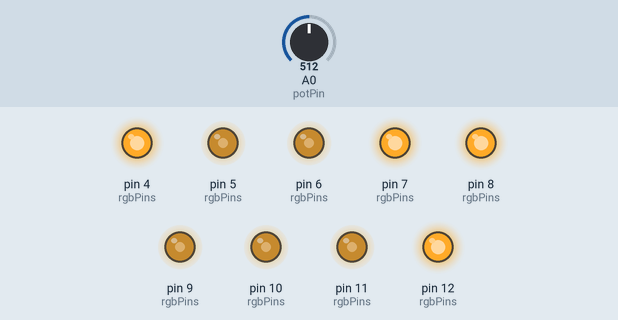
Simulated run of this sketch. Board: Arduino Uno, built with avr-gcc and run on an emulated ATmega328P. On the bench: output pins drawn as LEDs (lit = HIGH). The test bench sets the inputs (shaded band); at power-on: A0 (potPin) = 512. Random numbers use the default seed unless the sketch sets one.

Above: at 1.2 s.
1.3 s: A0 (potPin) set to 716
At 1.6 s:
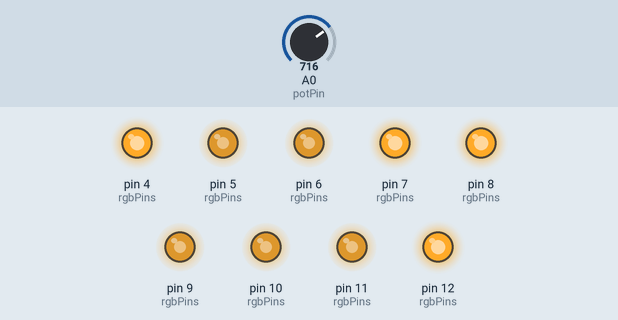
2.8 s: A0 (potPin) set to 900
At 3.5 s:
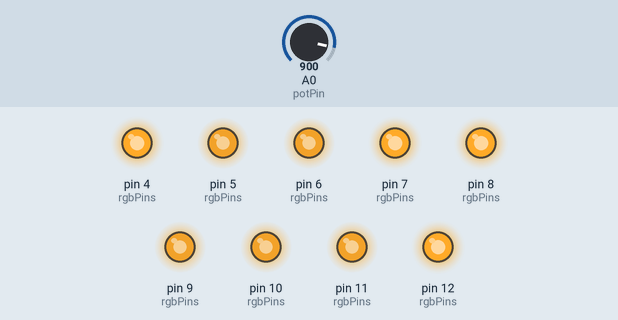
4.3 s: A0 (potPin) set to 1023
At 4.8 s:
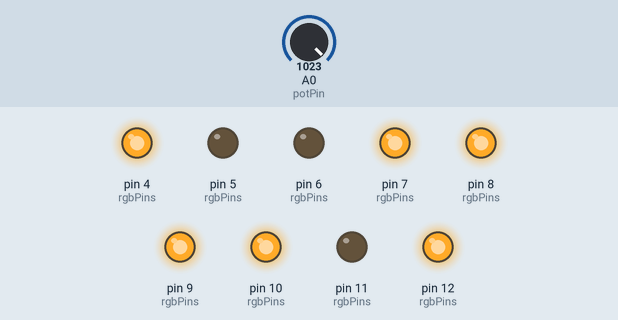
5.8 s: A0 (potPin) set to 511
At 6.6 s:
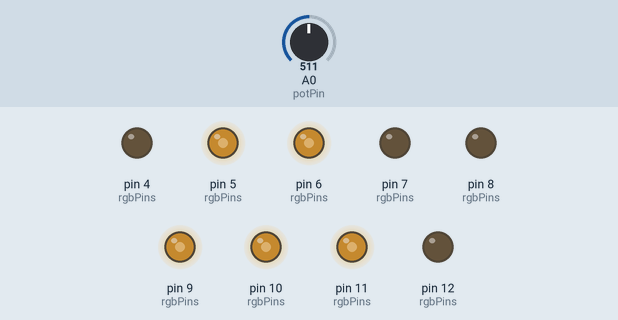
7.3 s: A0 (potPin) set to 122
At 8.6 s:
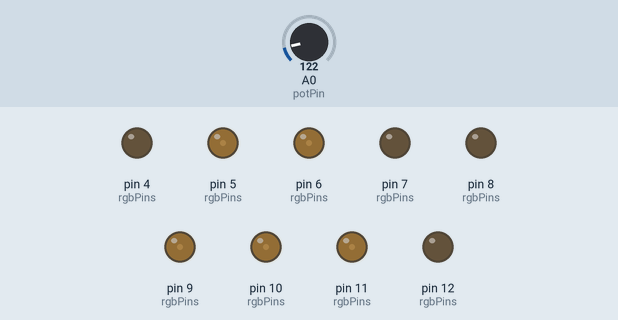
Timing chart, 0 to 9.8 s (numbered marks = the images above; inputs shaded):
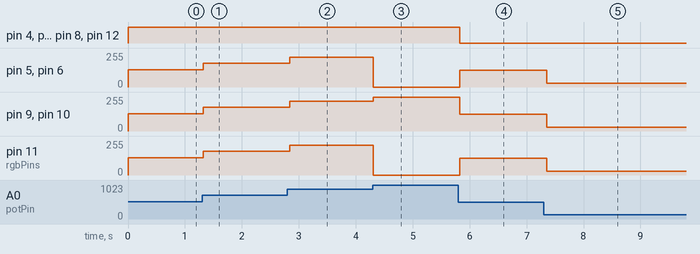

Measured:
- after the input at 1.3 s, pin 5 (rgbPins), pin 6 (rgbPins), pin 9 (rgbPins), pin 10 (rgbPins), pin 11 (rgbPins): 128/255 → 179/255 at once
- after the input at 2.8 s, pin 5 (rgbPins), pin 6 (rgbPins), pin 9 (rgbPins), pin 10 (rgbPins), pin 11 (rgbPins): 179/255 → 225/255 at once
- after the input at 4.3 s, pin 5 (rgbPins), pin 6 (rgbPins), pin 11 (rgbPins): 225/255 → 0/255 at once; pin 9 (rgbPins), pin 10 (rgbPins): 225/255 → 255/255 at once
- after the input at 5.8 s, pin 4 (rgbPins), pin 7 (rgbPins), pin 8 (rgbPins), pin 12 (rgbPins): HIGH → LOW at once; pin 5 (rgbPins), pin 6 (rgbPins), pin 11 (rgbPins): 0/255 → 127/255 at once; pin 9 (rgbPins), pin 10 (rgbPins): 255/255 → 127/255 at once
- after the input at 7.3 s, pin 5 (rgbPins), pin 6 (rgbPins), pin 9 (rgbPins), pin 10 (rgbPins), pin 11 (rgbPins): 127/255 → 30/255 after 0.05 s

The sketch:

Colourchanging.ino
```cpp
/*
  ———————————————————————————————————————————
  Programmer: Niyati Sharma
  Date: 8 Sept 2023
  ———————————————————————————————————————————
  Program: A toggle button that will turn a light on and off
  ———————————————————————————————————————————
  Description: When the button (acting as a toggle)
  will be clicked, the state of the LED will change.
  ———————————————————————————————————————————
  Connections: Pins 12, 11, 10, 9, 8, 6, 5
  ———————————————————————————————————————————
*/

//-----------------------------------------------------------------
// Global area - Everything in this section applies to all functions
//-----------------------------------------------------------------

int ledNum = 3; // Number of RGB LEDs
int potPin = A0;
int ledColors[3][3]; // Store the current color of each LED

int rgbPins[][3] = {
  {4, 5, 6},
  {7, 8, 9},
  {10, 11, 12}

};

//-----------------------------------------------------------------
// Setup area - All code in this section runs once
//-----------------------------------------------------------------

void setup() {
  // Initialize RGB pins as outputs
  for (int i = 0; i < ledNum; i++) {
    for (int n = 0; n < 3; n++) {
      pinMode(rgbPins[i][n], OUTPUT);
    }
  }

  // Initialize LED colors with random values
  for (int i = 0; i < ledNum; i++) {
    for (int n = 0; n < 3; n++) {
      ledColors[i][n] = random(256);
    }
    newLEDColour(i);
  }
}

//-----------------------------------------------------------------
// Loop area - All code in this section runs repeatedly
//-----------------------------------------------------------------

void loop() {
  // Read the potentiometer value
  int potValue = analogRead(potPin);

  // Update the colors of all LEDs based on the potentiometer value
  for (int i = 0; i < ledNum; i++) {
    for (int n = 0; n < 3; n++) {
      ledColors[i][n] = map(potValue, 0, 1023, 0, 256);
    }
    newLEDColour(i);
  }

  // Delay for a short time to avoid rapid updates
  delay(50);
}

//-----------------------------------------------------------------
// newLEDColour - All code in this section runs repeatedly
//-----------------------------------------------------------------

void newLEDColour(int ledIndex) {
  // Set the RGB LED to the current color
  analogWrite(rgbPins[ledIndex][0], ledColors[ledIndex][0]);
  analogWrite(rgbPins[ledIndex][1], ledColors[ledIndex][1]);
  analogWrite(rgbPins[ledIndex][2], ledColors[ledIndex][2]);
}
```
